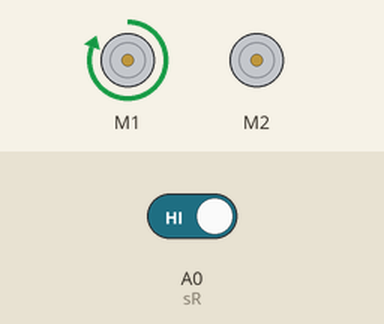
This sketch was run on a simulated Arduino Uno, built with avr-gcc and run on an emulated ATmega328P. On the bench: 2 × DC motor (green arrow = forward, orange = backward, longer = faster). Inputs (shaded band) come from the test bench; at power-on: A0 (sR) HIGH.

Above: at 1.2 s.
1.3 s: A0 (sR) driven LOW
At 1.9 s:
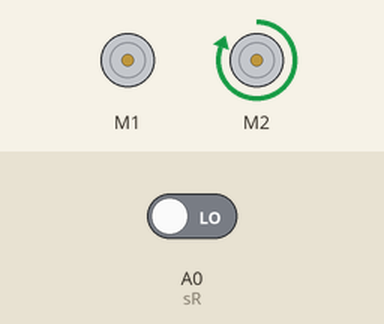
2.8 s: A0 (sR) driven HIGH
At 3.1 s:
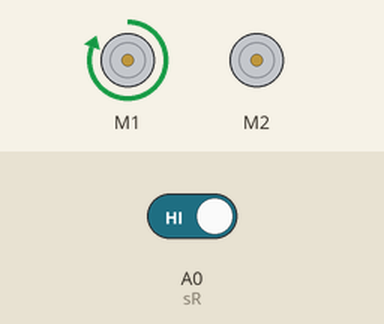
Timing chart, 0 to 5.8 s (numbered marks = the images above; inputs shaded):
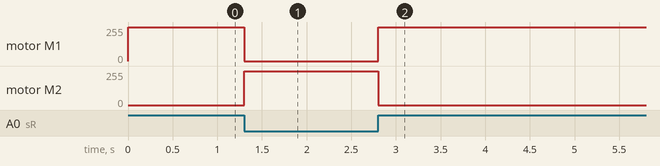

Measured:
- after the input at 1.3 s, motor M1: forward 255/255 → stopped at once; motor M2: stopped → forward 255/255 at once
- after the input at 2.8 s, motor M1: stopped → forward 255/255 at once; motor M2: forward 255/255 → stopped at once

The sketch:

wall_follower.ino
```cpp
/*
  wall_follower
  WallFollwer code for Robo-Sigma Workshop

  created 1 Feb 2017
  by Mohit Sharma
*/

//include Motor Shield Library
#include <AFMotor.h>

//Connect Left Motor on M1 and Right Motor on M2
AF_DCMotor mL(1);
AF_DCMotor mR(2);

#define sR A0

void setup(){
  mL.setSpeed(255); //set speed of Left Motor
  mL.run(RELEASE);  //stop motor initially
  mR.setSpeed(255); //set speed of Right Motor
  mR.run(RELEASE);  //stop motor initially

  pinMode(sR,INPUT);
}

void loop(){
  int sense_right=digitalRead(sR);
  if(sense_right==0){
    mL.run(RELEASE);
    mR.run(FORWARD);
  }
  else{
    mR.run(RELEASE);
    mL.run(FORWARD);
  }
}
```
